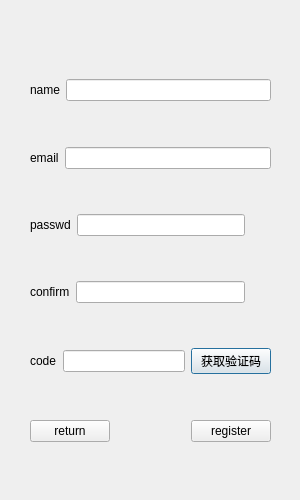
<?xml version="1.0" encoding="UTF-8"?>
<ui version="4.0">
 <class>RegisterDialog</class>
 <widget class="QDialog" name="RegisterDialog">
  <property name="geometry">
   <rect>
    <x>0</x>
    <y>0</y>
    <width>300</width>
    <height>500</height>
   </rect>
  </property>
  <property name="minimumSize">
   <size>
    <width>300</width>
    <height>500</height>
   </size>
  </property>
  <property name="maximumSize">
   <size>
    <width>300</width>
    <height>500</height>
   </size>
  </property>
  <property name="windowTitle">
   <string>Register</string>
  </property>
  <widget class="QWidget" name="verticalLayoutWidget_3">
   <property name="geometry">
    <rect>
     <x>10</x>
     <y>10</y>
     <width>281</width>
     <height>481</height>
    </rect>
   </property>
   <layout class="QVBoxLayout" name="verticalLayout_3">
    <property name="leftMargin">
     <number>10</number>
    </property>
    <property name="topMargin">
     <number>10</number>
    </property>
    <property name="rightMargin">
     <number>10</number>
    </property>
    <property name="bottomMargin">
     <number>10</number>
    </property>
    <item>
     <spacer name="verticalSpacer">
      <property name="orientation">
       <enum>Qt::Orientation::Vertical</enum>
      </property>
      <property name="sizeHint" stdset="0">
       <size>
        <width>20</width>
        <height>40</height>
       </size>
      </property>
     </spacer>
    </item>
    <item>
     <widget class="QLabel" name="err_tip">
      <property name="text">
       <string/>
      </property>
      <property name="alignment">
       <set>Qt::AlignmentFlag::AlignCenter</set>
      </property>
     </widget>
    </item>
    <item>
     <layout class="QHBoxLayout" name="horizontalLayout_6">
      <property name="leftMargin">
       <number>10</number>
      </property>
      <property name="rightMargin">
       <number>10</number>
      </property>
      <item>
       <widget class="QLabel" name="name_label_reg">
        <property name="text">
         <string>name</string>
        </property>
       </widget>
      </item>
      <item>
       <widget class="QLineEdit" name="name_text_reg"/>
      </item>
     </layout>
    </item>
    <item>
     <spacer name="verticalSpacer_2">
      <property name="orientation">
       <enum>Qt::Orientation::Vertical</enum>
      </property>
      <property name="sizeHint" stdset="0">
       <size>
        <width>20</width>
        <height>40</height>
       </size>
      </property>
     </spacer>
    </item>
    <item>
     <layout class="QHBoxLayout" name="horizontalLayout_7">
      <property name="leftMargin">
       <number>10</number>
      </property>
      <property name="rightMargin">
       <number>10</number>
      </property>
      <item>
       <widget class="QLabel" name="email_label_reg">
        <property name="text">
         <string>email</string>
        </property>
       </widget>
      </item>
      <item>
       <widget class="QLineEdit" name="email_text_reg"/>
      </item>
     </layout>
    </item>
    <item>
     <spacer name="verticalSpacer_3">
      <property name="orientation">
       <enum>Qt::Orientation::Vertical</enum>
      </property>
      <property name="sizeHint" stdset="0">
       <size>
        <width>20</width>
        <height>40</height>
       </size>
      </property>
     </spacer>
    </item>
    <item>
     <layout class="QHBoxLayout" name="horizontalLayout_8">
      <property name="leftMargin">
       <number>10</number>
      </property>
      <property name="rightMargin">
       <number>10</number>
      </property>
      <item>
       <widget class="QLabel" name="passwd_label_reg">
        <property name="text">
         <string>passwd</string>
        </property>
       </widget>
      </item>
      <item>
       <widget class="QLineEdit" name="passwd_text_reg">
        <property name="echoMode">
         <enum>QLineEdit::EchoMode::Password</enum>
        </property>
       </widget>
      </item>
      <item>
       <widget class="ClickedLabel" name="passwd_visible">
        <property name="minimumSize">
         <size>
          <width>20</width>
          <height>20</height>
         </size>
        </property>
        <property name="maximumSize">
         <size>
          <width>20</width>
          <height>20</height>
         </size>
        </property>
        <property name="text">
         <string/>
        </property>
       </widget>
      </item>
     </layout>
    </item>
    <item>
     <spacer name="verticalSpacer_7">
      <property name="orientation">
       <enum>Qt::Orientation::Vertical</enum>
      </property>
      <property name="sizeHint" stdset="0">
       <size>
        <width>20</width>
        <height>40</height>
       </size>
      </property>
     </spacer>
    </item>
    <item>
     <layout class="QHBoxLayout" name="horizontalLayout_9">
      <property name="leftMargin">
       <number>10</number>
      </property>
      <property name="rightMargin">
       <number>10</number>
      </property>
      <item>
       <widget class="QLabel" name="confirm_label_reg">
        <property name="text">
         <string>confirm</string>
        </property>
       </widget>
      </item>
      <item>
       <widget class="QLineEdit" name="confirm_text_reg">
        <property name="echoMode">
         <enum>QLineEdit::EchoMode::Password</enum>
        </property>
       </widget>
      </item>
      <item>
       <widget class="ClickedLabel" name="confirm_visible">
        <property name="minimumSize">
         <size>
          <width>20</width>
          <height>20</height>
         </size>
        </property>
        <property name="maximumSize">
         <size>
          <width>20</width>
          <height>20</height>
         </size>
        </property>
        <property name="text">
         <string/>
        </property>
       </widget>
      </item>
     </layout>
    </item>
    <item>
     <spacer name="verticalSpacer_6">
      <property name="orientation">
       <enum>Qt::Orientation::Vertical</enum>
      </property>
      <property name="sizeHint" stdset="0">
       <size>
        <width>20</width>
        <height>40</height>
       </size>
      </property>
     </spacer>
    </item>
    <item>
     <layout class="QHBoxLayout" name="horizontalLayout">
      <property name="leftMargin">
       <number>10</number>
      </property>
      <property name="rightMargin">
       <number>10</number>
      </property>
      <item>
       <widget class="QLabel" name="code_label">
        <property name="text">
         <string>code</string>
        </property>
       </widget>
      </item>
      <item>
       <widget class="QLineEdit" name="code_text">
        <property name="maximumSize">
         <size>
          <width>150</width>
          <height>16777215</height>
         </size>
        </property>
       </widget>
      </item>
      <item>
       <widget class="QPushButton" name="get_code_btn">
        <property name="text">
         <string>获取验证码</string>
        </property>
       </widget>
      </item>
     </layout>
    </item>
    <item>
     <spacer name="verticalSpacer_5">
      <property name="orientation">
       <enum>Qt::Orientation::Vertical</enum>
      </property>
      <property name="sizeHint" stdset="0">
       <size>
        <width>20</width>
        <height>40</height>
       </size>
      </property>
     </spacer>
    </item>
    <item>
     <layout class="QHBoxLayout" name="horizontalLayout_10">
      <property name="leftMargin">
       <number>10</number>
      </property>
      <property name="rightMargin">
       <number>10</number>
      </property>
      <item>
       <widget class="QPushButton" name="return_btn">
        <property name="text">
         <string>return</string>
        </property>
       </widget>
      </item>
      <item>
       <spacer name="horizontalSpacer_3">
        <property name="orientation">
         <enum>Qt::Orientation::Horizontal</enum>
        </property>
        <property name="sizeHint" stdset="0">
         <size>
          <width>40</width>
          <height>20</height>
         </size>
        </property>
       </spacer>
      </item>
      <item>
       <widget class="QPushButton" name="register_submit_btn">
        <property name="text">
         <string>register</string>
        </property>
       </widget>
      </item>
     </layout>
    </item>
    <item>
     <spacer name="verticalSpacer_4">
      <property name="orientation">
       <enum>Qt::Orientation::Vertical</enum>
      </property>
      <property name="sizeHint" stdset="0">
       <size>
        <width>20</width>
        <height>40</height>
       </size>
      </property>
     </spacer>
    </item>
   </layout>
  </widget>
 </widget>
 <customwidgets>
  <customwidget>
   <class>ClickedLabel</class>
   <extends>QLabel</extends>
   <header>ClickedLabel.h</header>
  </customwidget>
 </customwidgets>
 <resources/>
 <connections/>
</ui>
